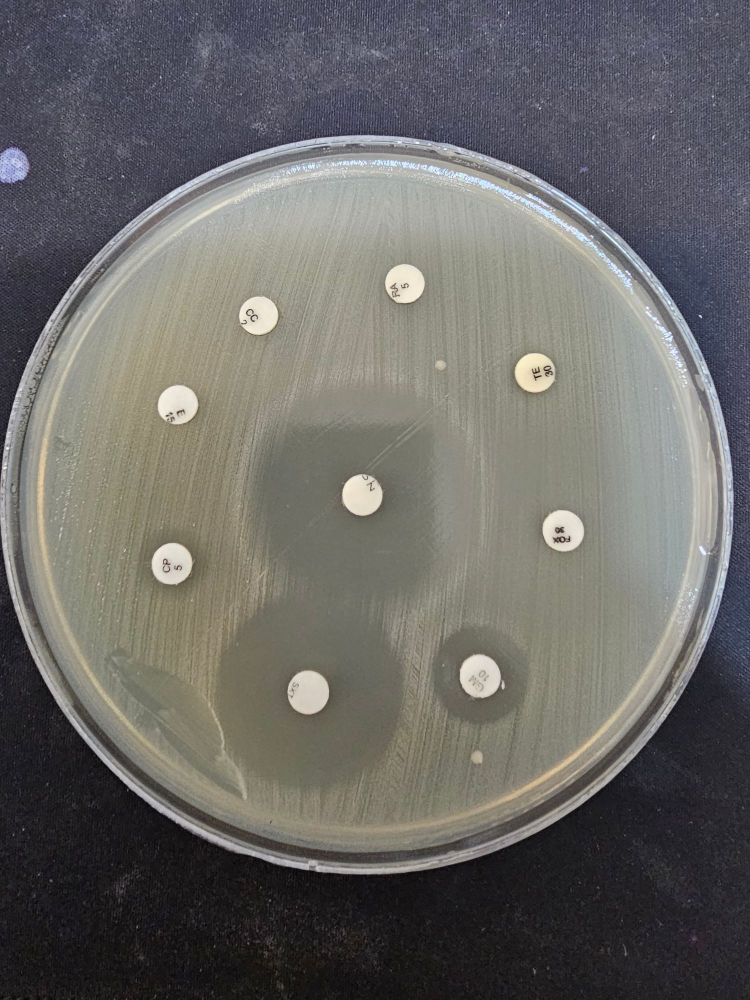
#> input picture ground_truth/raw_images/gt_01.jpg, 1500 x 2000 px (shown at 1/2 size); its folder holds only this picture in this run
$ python annotate_disks.py
#> lines starting #> are read from the running program, lines starting #| are printed output that depends on the picture; after the words box and inside, x2 and y2 are one past the last pixel; in counts of white or black regions, pixels touching at a corner belong together
#!/usr/bin/env python3
# -*- coding: utf-8 -*-
"""
لوکیتورِ مستقلِ دیسک برای ساختِ Ground Truth (نه بخشی از پایپلاینِ اصلی).

چرا مستقل: قرار است این شماره‌گذاری مبنای «حقیقتِ زمینی» برای ارزیابیِ
disk_detection_pipeline_modular.ipynb باشد. اگر همان پایپلاین (شاخه‌ی Fusion،
ماژول ۱۴) برای پیدا کردنِ دیسک‌ها استفاده می‌شد، هر خطای آن پایپلاین (جاافتادنِ
یک دیسک، تفکیکِ غلط) مستقیماً وارد ground truth می‌شد و امکانِ دیدنِ آن خطا از
بین می‌رفت. پس اینجا عمداً از یک مسیرِ ساده و متفاوت استفاده می‌شود:
  ۱) پیدا کردنِ ظرف(های) پتری با Otsu ساده روی کل تصویر + بزرگ‌ترین کانتورها
     (نه Multi-Otsu + illumination_normalize + containment-filter + دو
     self-check که ماژول ۴ دارد).
  ۲) پیدا کردنِ دیسک‌ها با HoughCircles خامِ روی ROI هر ظرف، با بازه‌ی شعاعِ
     نسبی و سخاوتمندانه (نه پارامترهای دقیقِ cfg که خودِ Fusion از آن‌ها
     استفاده می‌کند).
  ۳) شماره‌گذاریِ دیسک‌ها به‌ترتیبِ ساعت‌گرد، شروع از ساعتِ ۱۲، نسبت به مرکزِ
     همان ظرف -- یک قاعده‌ی هندسیِ کاملاً قطعی و بدونِ وابستگی به کیفیتِ
     تشخیص.

خروجی هر عکس دستی بررسی می‌شود (overlay) قبل از این‌که کاربر مقادیرِ
میلی‌متریِ کاغذ را در CSV بنویسد -- اگر این لوکیتورِ ساده جایی دیسکی را از
دست بدهد یا یک شیِ کاذب را دیسک تشخیص دهد، باید دستی تصحیح شود (نه این‌که
دیتای ارزیابی را از قدیم خراب کند).

اجرا:
    python3 ground_truth/annotate_disks.py
ورودی: ground_truth/raw_images/*.jpg|*.jpeg|*.png
خروجی:
    ground_truth/overlays/<نام‌عکس>_numbered.jpg   -- برای بازرسیِ بصری
    ground_truth/ground_truth_template.csv          -- برای پرکردنِ دستیِ mm
"""
import csv
import glob
import os

import cv2
import numpy as np

HERE = os.path.dirname(os.path.abspath(__file__))
RAW_DIR = os.path.join(HERE, "raw_images")
OVERLAY_DIR = os.path.join(HERE, "overlays")
CSV_PATH = os.path.join(HERE, "ground_truth_template.csv")

IMAGE_EXTENSIONS = (".jpg", ".jpeg", ".png")

# بازه‌ی نسبیِ سخاوتمندانه برای شعاعِ دیسک نسبت به قطرِ ظرف -- فقط برای پیدا
# کردنِ کاندید، نه یک ادعای دقیق؛ پهن‌تر از بازه‌ی cfg.disk_rel_diameter_min/max
# عمداً گرفته شده تا هیچ دیسکِ واقعی از قلم نیفتد (بازرسیِ بصریِ بعدی، کاذب‌ها
# را حذف می‌کند).
DISK_REL_RADIUS_MIN = 0.015
DISK_REL_RADIUS_MAX = 0.09

MIN_DISH_AREA_FRAC = 0.03  # نسبت به مساحتِ کلِ تصویر، برای رد کردنِ نویز


DISH_DOWNSCALE_TARGET_PX = 800


def find_dishes_hough(gray: np.ndarray):
    """تشخیصِ خودِ لبه‌ی گردِ ظرفِ پتری با یک HoughCircle درشت -- روی این ۱۱ عکس
    (هرکدام یک ظرف) این روش از Otsu ساده به‌مراتب مقاوم‌تر است: لبه‌ی ظرف همیشه
    یک دایره‌ی تمیز و پرکنتراست است، برخلاف Otsu که وقتی روشناییِ پس‌زمینه (مثلاً
    طرح/لوگوی چاپی روی پارچه‌ی زیرِ ظرف) به ظرف نزدیک باشد، آن‌ها را در یک بلابِ
    واحدِ نامنظم ادغام می‌کند."""
    h, w = gray.shape[:2]
    scale = DISH_DOWNSCALE_TARGET_PX / max(h, w)
    small = cv2.resize(gray, None, fx=scale, fy=scale, interpolation=cv2.INTER_AREA)
    small = cv2.medianBlur(small, 5)
    sh, sw = small.shape[:2]
    r_min = int(0.25 * min(sh, sw))
    r_max = int(0.60 * min(sh, sw))
    circles = cv2.HoughCircles(
        small, cv2.HOUGH_GRADIENT, dp=1.5, minDist=sw,
        param1=80, param2=60, minRadius=r_min, maxRadius=r_max,
    )
    if circles is None:
        return []
    out = []
    for x, y, r in circles[0]:
        out.append({"cx": float(x / scale), "cy": float(y / scale), "r": float(r / scale)})
    return out


def find_dishes(gray: np.ndarray):
    """اول HoughCircle درشت (بند بالا)؛ اگر چیزی پیدا نکرد (مثلاً چند ظرف در یک
    قاب که با یک دایره‌ی تکی قابلِ توصیف نیست)، به روشِ قدیمیِ Otsu + کانتور
    برمی‌گردد."""
    hough_dishes = find_dishes_hough(gray)
    if hough_dishes:
        hough_dishes.sort(key=lambda d: (d["cx"], d["cy"]))
        return hough_dishes

    h, w = gray.shape[:2]
    blur = cv2.GaussianBlur(gray, (0, 0), sigmaX=w / 300.0)
    _, binary = cv2.threshold(blur, 0, 255, cv2.THRESH_BINARY + cv2.THRESH_OTSU)
    # ظرفِ پتری معمولاً روشن‌تر از پس‌زمینه نیست همیشه؛ هر دو قطبیت را امتحان کن.
    candidates = []
    for img_bin in (binary, cv2.bitwise_not(binary)):
        contours, _ = cv2.findContours(img_bin, cv2.RETR_EXTERNAL, cv2.CHAIN_APPROX_SIMPLE)
        for c in contours:
            area = cv2.contourArea(c)
            if area < MIN_DISH_AREA_FRAC * h * w:
                continue
            (cx, cy), r = cv2.minEnclosingCircle(c)
            circularity = area / (np.pi * r * r + 1e-6)
            if circularity < 0.55:
                continue
            candidates.append((cx, cy, r, area))
    # حذفِ کاندیدهای هم‌پوشانِ تکراری (همان ظرف از دو قطبیت)، مرتب‌سازیِ قطعی
    # با x سپس y برای پایداریِ dish_id.
    candidates.sort(key=lambda t: t[3], reverse=True)
    kept = []
    for cx, cy, r, area in candidates:
        if any(np.hypot(cx - kx, cy - ky) < 0.5 * max(r, kr) for kx, ky, kr, _ in kept):
            continue
        kept.append((cx, cy, r, area))
    kept.sort(key=lambda t: (t[0], t[1]))
    return [{"cx": cx, "cy": cy, "r": r} for cx, cy, r, _ in kept]


DOWNSCALE_TARGET_PX = 900  # ROI به این عرض/ارتفاعِ تقریبی کوچک می‌شود، هم برای
# سرعت (Hough روی تصویرِ ~۳۰۰۰px بسیار کند است) و هم چون در این مقیاسِ
# استانداردشده Hough پایدارتر عمل می‌کند؛ نتیجه به مقیاسِ اصلی برگردانده می‌شود.


def find_disks_in_dish(gray: np.ndarray, dish: dict):
    cx, cy, r = dish["cx"], dish["cy"], dish["r"]
    x0, y0 = max(0, int(cx - r)), max(0, int(cy - r))
    x1, y1 = min(gray.shape[1], int(cx + r)), min(gray.shape[0], int(cy + r))
    roi = gray[y0:y1, x0:x1]

    scale = min(1.0, DOWNSCALE_TARGET_PX / max(roi.shape[:2]))
    roi_small = cv2.resize(roi, None, fx=scale, fy=scale, interpolation=cv2.INTER_AREA) \
        if scale < 1.0 else roi
    roi_small = cv2.medianBlur(roi_small, 5)

    r_min_px = max(4, int(DISK_REL_RADIUS_MIN * 2 * r * scale))
    r_max_px = max(r_min_px + 1, int(DISK_REL_RADIUS_MAX * 2 * r * scale))
    circles = cv2.HoughCircles(
        roi_small, cv2.HOUGH_GRADIENT, dp=1.2, minDist=r_min_px * 2.0,
        param1=100, param2=38, minRadius=r_min_px, maxRadius=r_max_px,
    )
    # سقفِ ۰.۷۸ (نه ۰.۹۸): روی هر ۱۱ عکس، دورترین دیسکِ واقعی از مرکز حداکثر
    # نسبتِ ۰.۶۸ دارد؛ اما بازتاب/لبه‌ی نورانیِ خودِ ظرف نزدیکِ لبه (نسبت‌های
    # ۰.۸+) گاهی به‌اشتباه به‌عنوانِ یک دایره‌ی کاذب شناسایی می‌شود -- این سقف
    # آن را حذف می‌کند بدون از دست‌دادنِ هیچ دیسکِ واقعی.
    # فیلترِ کنتراستِ روشنایی: دیسکِ کاغذیِ واقعی همیشه به‌وضوح از پس‌زمینه‌ی
    # محلی‌اش (آگار/هاله) روشن‌تر است -- دایره‌های کاذبِ نویزیِ آگارِ خالی (که با
    # پایین‌آوردنِ آستانه‌ی Hough برای گرفتنِ دیسک‌های کم‌کنتراست ظاهر می‌شوند)
    # حداکثر ۷ داشتند. آستانه‌ی ۱۰ (نه ۱۵) انتخاب شد چون دیسکِ زردرنگِ FM300 (که
    # کنتراستش نسبت به دیسک‌های سفید کمتر است) در دو عکس مقدارِ ۱۳-۱۵ داشت --
    # آستانه‌ی پایین‌تر آن را نگه می‌دارد و همچنان کاملاً بالاتر از کاذب‌هاست.
    MIN_BRIGHTNESS_CONTRAST = 10
    disks = []
    if circles is not None:
        for x, y, rad in circles[0]:
            gx, gy, grad = x / scale + x0, y / scale + y0, rad / scale
            if np.hypot(gx - cx, gy - cy) > r * 0.78:
                continue  # بیرونِ ظرف یا روی لبه/بازتابِ نورانیِ آن
            gxi, gyi = int(gx), int(gy)
            patch = gray[max(0, gyi - 25):gyi + 25, max(0, gxi - 25):gxi + 25]
            patch_bg = gray[max(0, gyi - 60):gyi + 60, max(0, gxi - 60):gxi + 60]
            if patch.size == 0 or patch_bg.size == 0:
                continue
            if float(patch.mean()) - float(patch_bg.mean()) < MIN_BRIGHTNESS_CONTRAST:
                continue  # نویزِ آگارِ خالی، نه دیسکِ واقعی
            disks.append((float(gx), float(gy), float(grad)))
    return disks


def clockwise_order(disks, cx, cy):
    def angle_from_12(x, y):
        ang = np.degrees(np.arctan2(x - cx, -(y - cy)))
        return ang % 360.0

    return sorted(disks, key=lambda d: angle_from_12(d[0], d[1]))


def annotate_image(path: str, csv_rows: list):
    name = os.path.basename(path)
    bgr = cv2.imread(path)
    if bgr is None:
        print(f"[رد شد] خواندنِ عکس ناموفق بود: {name}")
        return
    gray = cv2.cvtColor(bgr, cv2.COLOR_BGR2GRAY)
    dishes = find_dishes(gray)
    if not dishes:
        print(f"[هشدار] هیچ ظرفِ پتری‌ای در {name} پیدا نشد -- نیازِ به بررسیِ دستی.")
        return

    overlay = bgr.copy()
    font = cv2.FONT_HERSHEY_SIMPLEX
    scale = max(0.6, bgr.shape[1] / 1600.0)
    thick = max(2, int(bgr.shape[1] / 700))

    for dish_id, dish in enumerate(dishes, start=1):
        cx, cy, r = dish["cx"], dish["cy"], dish["r"]
        cv2.circle(overlay, (int(cx), int(cy)), int(r), (0, 200, 0), thick)
        disks = find_disks_in_dish(gray, dish)
        disks = clockwise_order(disks, cx, cy)
        # شعاعِ نمایشیِ ثابت (نسبت به قطرِ ظرف) به‌جای شعاعِ خامِ Hough -- شعاعِ
        # خام گاهی به‌جای لبه‌ی دیسک، لبه‌ی هاله را می‌گیرد (بی‌اثر روی x_px/y_px
        # که تنها مقادیرِ واقعاً استفاده‌شده در CSV هستند)، ولی برای بازرسیِ
        # بصریِ یکدست بهتر است اندازه‌ی ثابت رسم شود.
        marker_r = max(6, int(0.02 * 2 * r))
        for disk_number, (x, y, rad) in enumerate(disks, start=1):
            cv2.circle(overlay, (int(x), int(y)), marker_r, (0, 0, 255), thick)
            label = f"{disk_number}" if len(dishes) == 1 else f"D{dish_id}.{disk_number}"
            cv2.putText(overlay, label, (int(x) - 10, int(y) - marker_r - 8), font, scale,
                        (255, 255, 0), thick, cv2.LINE_AA)
            csv_rows.append({
                "image_file": name,
                "dish_id": dish_id,
                "disk_number": disk_number,
                "x_px": round(x, 1),
                "y_px": round(y, 1),
                "halo_diameter_mm_expert": "",
            })
        print(f"[{name}] ظرفِ #{dish_id}: {len(disks)} دیسک پیدا شد.")

    os.makedirs(OVERLAY_DIR, exist_ok=True)
    out_path = os.path.join(OVERLAY_DIR, os.path.splitext(name)[0] + "_numbered.jpg")
    cv2.imwrite(out_path, overlay)
    print(f"  -> overlay: {out_path}")


def main():
    os.makedirs(RAW_DIR, exist_ok=True)
    images = sorted(
        p for p in glob.glob(os.path.join(RAW_DIR, "*"))
        if p.lower().endswith(IMAGE_EXTENSIONS)
    )
    if not images:
        print(f"هیچ عکسی در {RAW_DIR} پیدا نشد. ابتدا ۱۱ عکس را آنجا کپی کنید.")
        return

    csv_rows = []
    for path in images:
        annotate_image(path, csv_rows)
#> in annotate_image, bgr is the input picture: shape (2000, 1500, 3); mean B, G, R 102.3, 104.9, 106.3
#> in annotate_image, `gray = cv2.cvtColor(bgr, cv2.COLOR_BGR2GRAY)`:
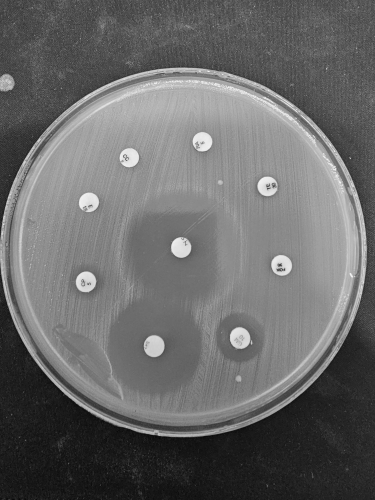
#> gray: shape (2000, 1500) (shown at 1/4 size); min 0, max 255, mean 105
#> in find_dishes_hough, `small = cv2.resize(gray, None, fx=scale, fy=scale, interpolation=cv2.I..`:
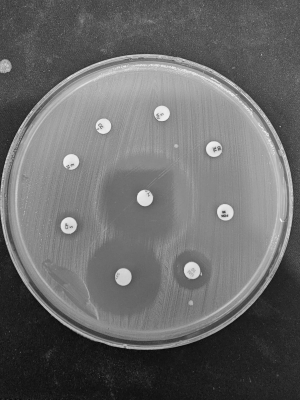
#> small: shape (800, 600) (shown at 1/2 size); min 6, max 248, mean 105
#> in find_dishes_hough, `circles = cv2.HoughCircles( small, cv2.HOUGH_GRADIENT, dp=1.5, minDist..`: circles = [[291.8, 404.2, 277.2]]
#> the loop in find_dishes_hough, `for x, y, r in circles[0]:` made 1 pass
#> after the loop in find_dishes_hough, `for x, y, r in circles[0]:`: out = 1 item
#> the loop in annotate_image, `for dish_id, dish in enumerate(dishes, start=1):` made 1 pass
#> (dish_id, x0 in find_disks_in_dish, y0 in find_disks_in_dish, x1 in find_disks_in_dish, y1 in find_disks_in_dish) on pass 1: (1, 36, 317, 1422, 1703)
#> (printed output is left out)
#> pass 1, in find_disks_in_dish, `roi = gray[y0:y1, x0:x1]`:
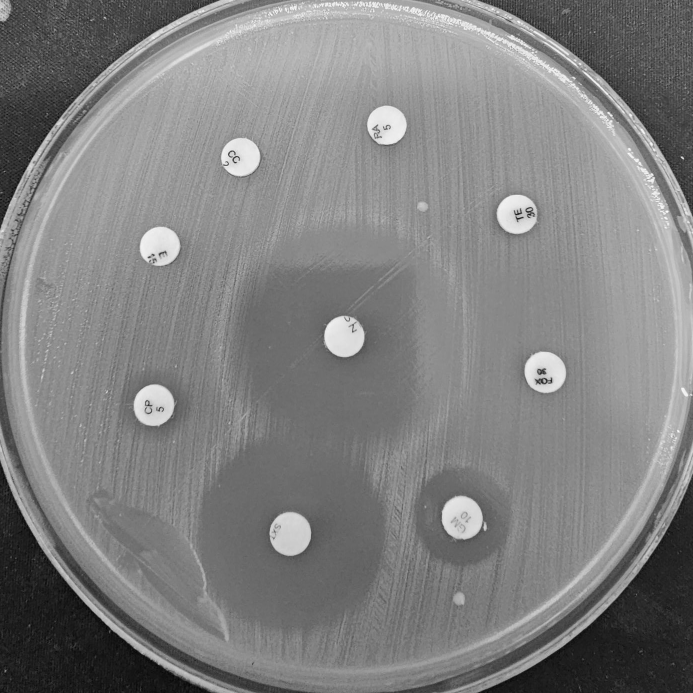
#> roi: shape (1386, 1386) (shown at 1/2 size); min 0, max 255, mean 128.5
#> pass 1, in find_disks_in_dish, `roi_small = cv2.resize(roi, None, fx=scale, fy=scale, interpolation=cv..`:
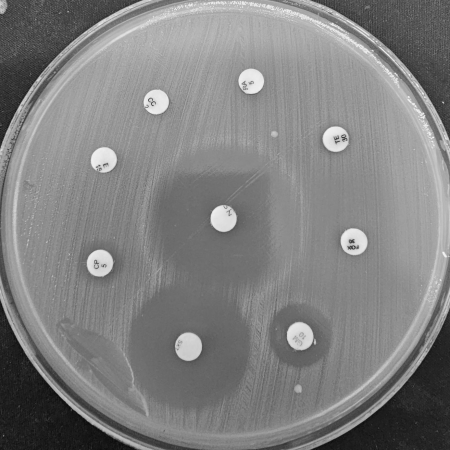
#> roi_small: shape (900, 900) (shown at 1/2 size); min 5, max 251, mean 128.5
#> after the loop in annotate_image, `for dish_id, dish in enumerate(dishes, start=1):`:
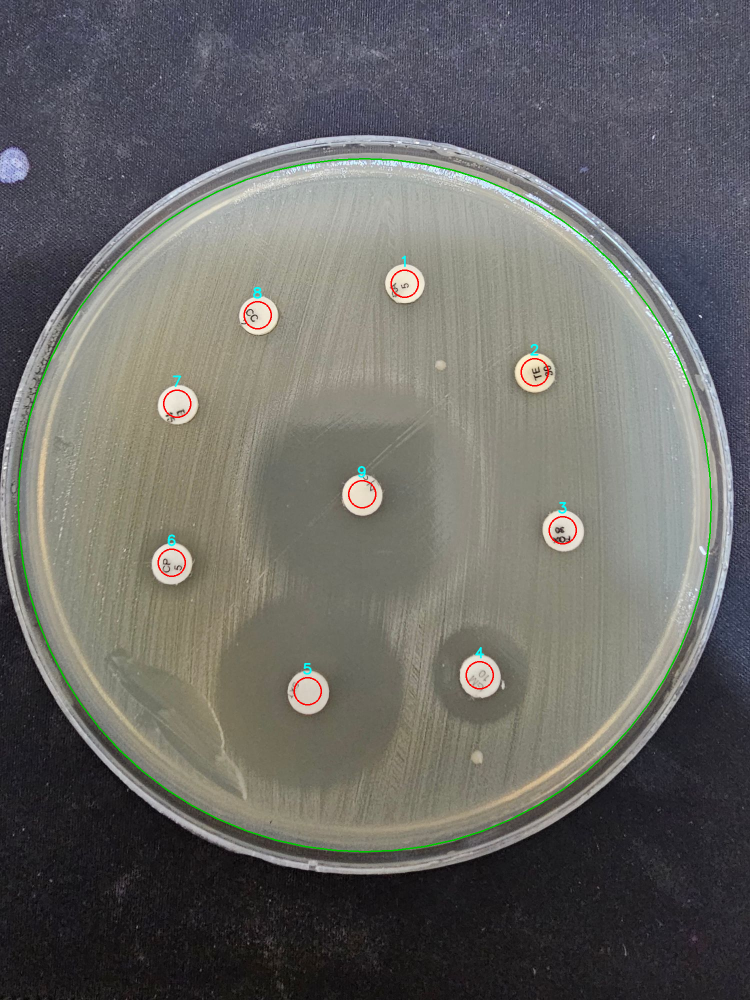
#> overlay: shape (2000, 1500, 3) (shown at 1/2 size); 0.66% of pixels changed, all inside (x1, y1, x2, y2) = (35, 316, 1424, 1705)
#> after the loop in annotate_image, `for dish_id, dish in enumerate(dishes, start=1):`: csv_rows = 9 items

    with open(CSV_PATH, "w", newline="", encoding="utf-8") as f:
        writer = csv.DictWriter(
            f, fieldnames=["image_file", "dish_id", "disk_number", "x_px", "y_px",
                          "halo_diameter_mm_expert"])
        writer.writeheader()
        writer.writerows(csv_rows)

    print(f"\n{len(images)} عکس پردازش شد. CSV در: {CSV_PATH}")
    print("لطفاً هر overlay را در ground_truth/overlays/ بررسی کنید، سپس ستونِ "
          "halo_diameter_mm_expert را طبقِ کاغذِ متخصص پر کنید.")


if __name__ == "__main__":
    main()

$ run again, on ground_truth/raw_images/gt_05.jpg
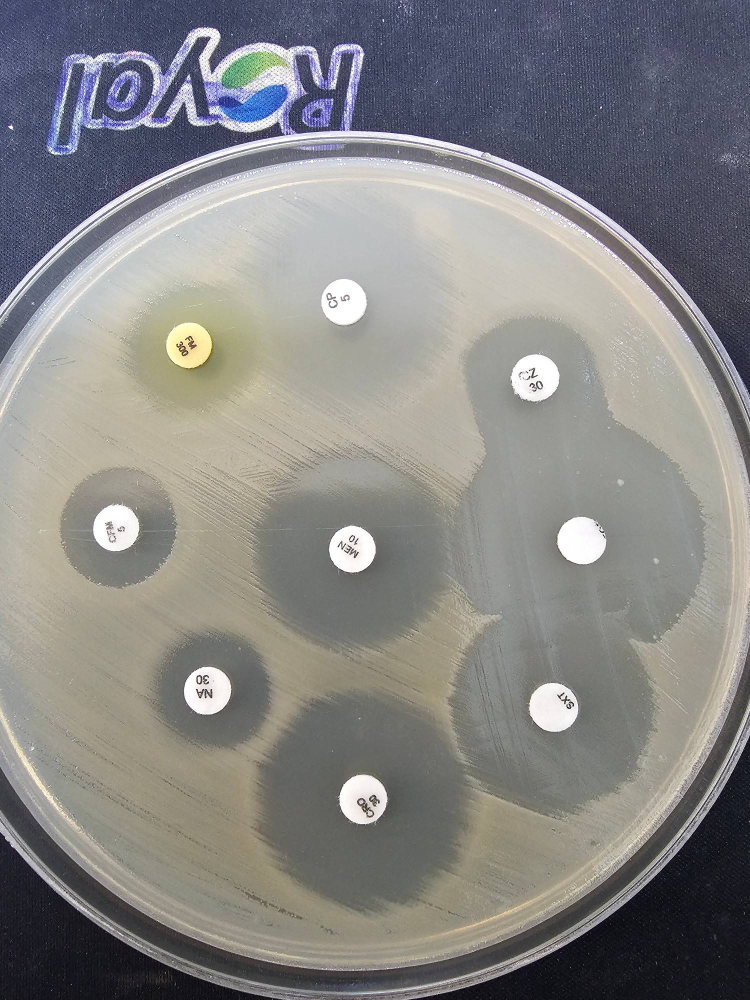
#> input picture ground_truth/raw_images/gt_05.jpg, 1500 x 2000 px (shown at 1/2 size)
#> in annotate_image, bgr is the input picture: shape (2000, 1500, 3); mean B, G, R 132.3, 133.4, 134.4
#> circles = [[278.2, 453.8, 344.1]]
#> the loop in find_dishes_hough, `for x, y, r in circles[0]:` made 1 pass
#> after the loop in find_dishes_hough, `for x, y, r in circles[0]:`: out = 1 item
#> the loop in annotate_image, `for dish_id, dish in enumerate(dishes, start=1):` made 1 pass
#> (dish_id, x0 in find_disks_in_dish, y0 in find_disks_in_dish, x1 in find_disks_in_dish, y1 in find_disks_in_dish) on pass 1: (1, 0, 274, 1500, 1994)
#> (printed output is left out)
#> pass 1, in find_disks_in_dish, `roi_small = cv2.resize(roi, None, fx=scale, fy=scale, interpolation=cv..`:
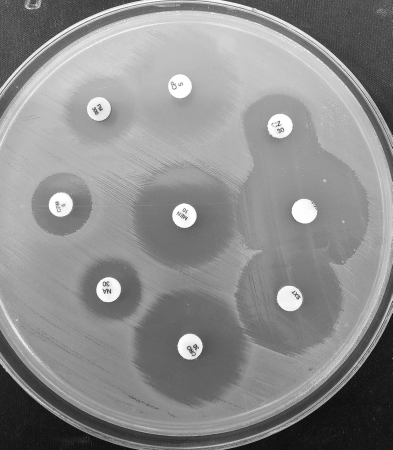
#> roi_small: shape (900, 785) (shown at 1/2 size); min 3, max 255, mean 139.9
#> after the loop in annotate_image, `for dish_id, dish in enumerate(dishes, start=1):`:
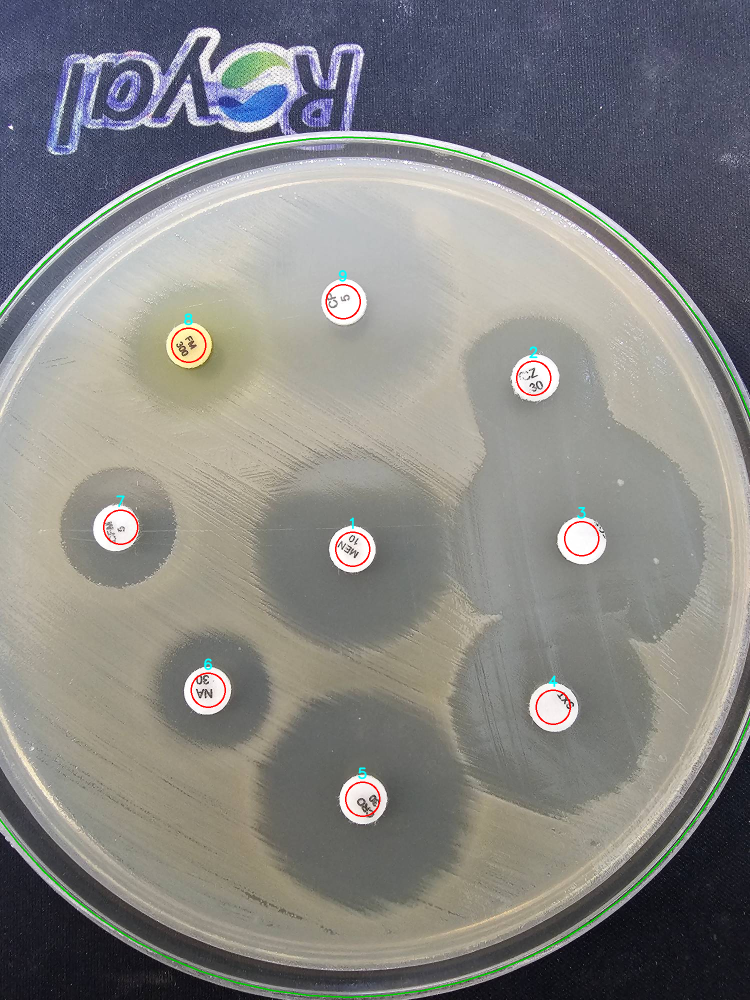
#> overlay: shape (2000, 1500, 3) (shown at 1/2 size); 0.64% of pixels changed, all inside (x1, y1, x2, y2) = (0, 273, 1500, 1996)
#> after the loop in annotate_image, `for dish_id, dish in enumerate(dishes, start=1):`: csv_rows = 9 items
